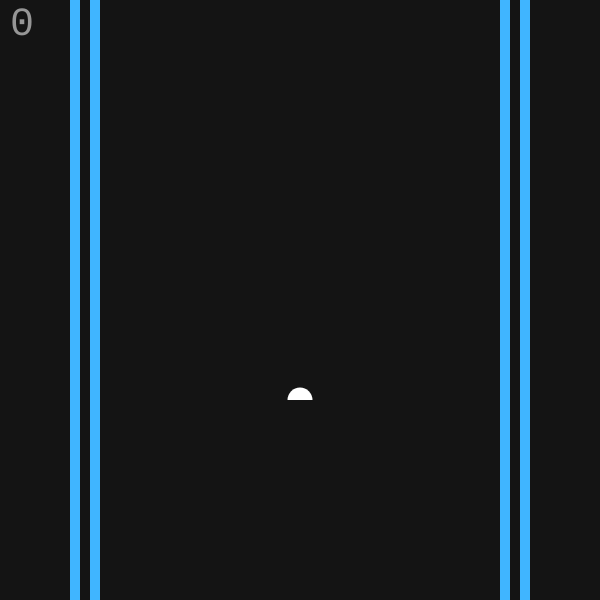
Frame 1 (no input)
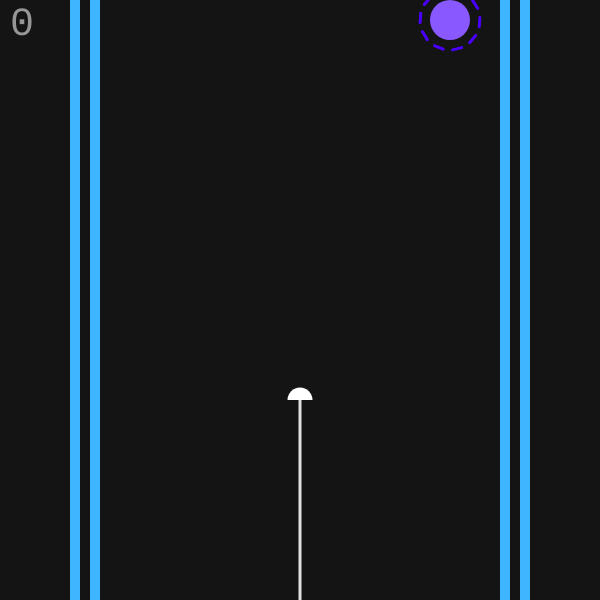
Frame 60 (no input)
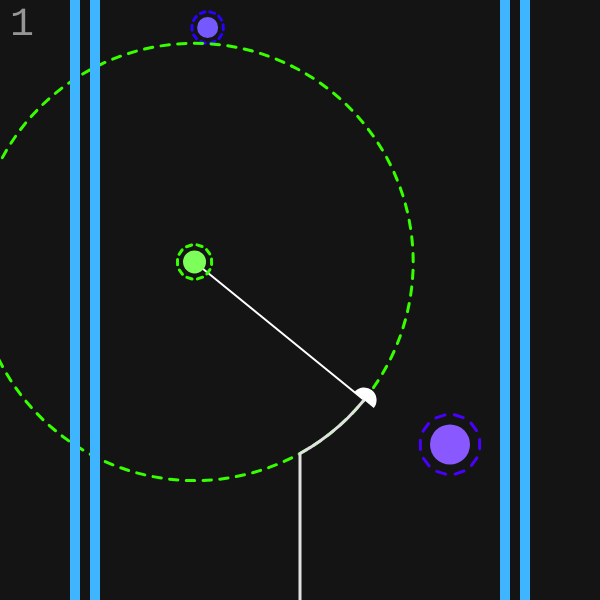
Frame 120 (the mouse pressed at the canvas centre since frame 60)

The p5.js sketch that drew these frames (run headless with seeded random() and noise() and a simulated clock; from frame 60 on, the mouse is pressed at the canvas centre):

// p5.js sketch
// ── sketch.js
//One More Line (iPhone game recreation)
//Miguel Rodríguez Rodríguez
//04-08-2024

let player
let camara
let oldPos
let anchors = []
let activeAnchor
let nearestAnchor
let angle
let vel = 0.035
let speed
let c
let anchored = false
let poss = []
let anim = 0
const WIDTH = 600
const HEIGHT = 600
let score = 0

function setup() {
  createCanvas(WIDTH, HEIGHT);
  camara = createVector(0, 0)
  player = createVector(WIDTH/2, 500)
  anchors.push(new Anchor(createVector(450, -300), 130, 40))
  speed = createVector(0, -7)
  getActiveAnchor()
  spawnAnchor(true)
}

function get_angle(x1, y1, x2, y2){
  dx = x2 - x1
  dy = y2 - y1
  angle_radians = atan2(dy, dx)
  angle = angle_radians-PI
}


function getActiveAnchor(){
  let bestDist = Infinity
  let bestAnc = undefined
  let inBounds = []
  let up = []
  let down = []
  for(let a of anchors){
    let d = dist(player.x, player.y, a.pos.x, a.pos.y)
    if(d < a.rad) inBounds.push(a)
    if(d < bestDist){
      bestDist = d  
      nearestAnchor = a
    }
  }
  bestDist = Infinity
  bestAnc = undefined
 
  for(let a of inBounds){
    if(a.pos.y < player.y) up.push(a)
    else down.push(a)
  }
  if(up.length > 0){
    for(let a of up){
      let d = dist(player.x, player.y, a.pos.x, a.pos.y)
      if(d < bestDist){
        bestDist = d  
        bestAnc = a
      }
    }
  }
  else{
    for(let a of down){
      let d = dist(player.x, player.y, a.pos.x, a.pos.y)
      if(d < bestDist){
        bestDist = d  
        bestAnc = a
      }
    }
  }
  activeAnchor = bestAnc
  if(bestAnc != undefined && bestDist > bestAnc.rad) activeAnchor = undefined
}

function mouseReleased(){
  anchored = false
}

function checkCollisions(){
  for(let a of anchors){
    a.checkCollision()
  }
  if(!mouseIsPressed && (player.x > 500 || player.x < 100)) noLoop()
  if(player.x > 700 || player.x < -100) noLoop()
}


function draw() {
  background(20)
  anim += 0.003
  
  if(mouseIsPressed && !anchored){
    getActiveAnchor()
    if(activeAnchor != undefined){
      anchored = true
      get_angle(player.x, player.y, activeAnchor.pos.x, activeAnchor.pos.y)
      let r = createVector(player.x - activeAnchor.pos.x, player.y - activeAnchor.pos.y)
      c = (speed.x * r.y) - (speed.y * r.x)
    }
  }


  if(!mouseIsPressed || !anchored) player.add(speed)
  
  else if (anchored && mouseIsPressed){
    let rad = dist(player.x, player.y, activeAnchor.pos.x, activeAnchor.pos.y)
    vel = 12/rad
    if(c > 0) angle -= vel
    else angle += vel
    
    player.x = activeAnchor.pos.x + rad*cos(angle)
    player.y = activeAnchor.pos.y + rad*sin(angle)
    activeAnchor.getNewSpeed()
  }

  poss.push(player.copy())
  spawnAnchor()
  camara.y = player.y - 400
  render()
  if(-player.y/250 > score) score = floor(-player.y/250)
  
  checkCollisions()
  
  
}

function spawnAnchor(bool){
  let lastAnchor = anchors[anchors.length-1]
  if(lastAnchor.pos.y - player.y > -500 || bool){
    for(let i = 0; i < 10; i++){
      let x = random(120, 480)
      let y = random(lastAnchor.pos.y-160, lastAnchor.pos.y - 250)
      let tam = random(15, 38)
      let rad = random(155, 240)
      anchors.push(new Anchor(createVector(x, y), rad, tam))
      lastAnchor = anchors[anchors.length-1]
    }
  }
}

function discLinesEllipse(col, pos, rad, dis, offset = frameCount, isDotted = false, strokeW = 3) {
      push()
      colorMode(HSB)
      stroke(col, 100, 100)
      strokeWeight(strokeW)
      noFill()
      translate(pos)

      let angleStep = TWO_PI / dis
      let angleStep2 = TWO_PI / dis
      let curAngleStep = offset % TWO_PI
      let limit = TWO_PI + offset % TWO_PI
      if(isDotted) angleStep2 = 0.000001

      for (let i = 0; curAngleStep < limit; i++) {
          let x1 = rad * cos(curAngleStep)
          let y1 = rad * sin(curAngleStep)
          curAngleStep += angleStep2
          let x2 = rad * cos(curAngleStep)
          let y2 = rad * sin(curAngleStep)
          curAngleStep += angleStep
          line(x1, y1, x2, y2)
      }
      pop();
  }

function render(){
  colorMode(RGB)
  let x = player.x - camara.x
  let y = player.y - camara.y
  
  
  //linea player-anchor
  noFill()
  stroke(255)
  strokeWeight(2)
  if(mouseIsPressed && activeAnchor){
    let x2 = activeAnchor.pos.x - camara.x
    let y2 = activeAnchor.pos.y - camara.y
    line(x, y, x2, y2)
  }
  else if(mouseIsPressed){
    let x2 = nearestAnchor.pos.x - camara.x
    let y2 = nearestAnchor.pos.y - camara.y
    line(x, y, x2, y2)
  }

  //anchors
  push()
  for(let a of anchors){
    if(a.pos.y > player.y + 400) continue
    let x = a.pos.x - camara.x
    let y = a.pos.y - camara.y
    colorMode(HSB)
    fill(a.col, 65, 100)
    noStroke()
    ellipse(x, y, a.tam, a.tam)

    discLinesEllipse(a.col, createVector(x, y), a.tam-a.tam/4, 20, offset = anim*10)
  }
  pop()

  //circunferencia anchor
  if(activeAnchor && mouseIsPressed){
    let x = activeAnchor.pos.x - camara.x
    let y = activeAnchor.pos.y - camara.y
    let rad = dist(player.x, player.y, activeAnchor.pos.x, activeAnchor.pos.y)
    discLinesEllipse(activeAnchor.col, createVector(x, y), rad, floor(map(rad, 0, 230, 50, 170)), offset = anim*5)
  }

  //traza player
  stroke(225)
  strokeWeight(3)
  beginShape()
  for(let p of poss){
    let x = p.x - camara.x
    let y = p.y - camara.y
    vertex(x, y)
    if(poss.length > 1000) poss.shift()
  }
  endShape()

  colorMode(RGB)
  //player
  fill(255)
  noStroke()
  let curAngle = atan2(speed.y, speed.x)
  let a1 = curAngle + HALF_PI
  let a2 = curAngle - HALF_PI
  arc(x, y, 25, 25, a2, a1)
  //ellipse(x, y, 25, 25)

  //paredes
  push()
  colorMode(RGB)
  fill(64, 181, 255)
  if(player.x > 500 || player.x < 100) fill(248, 67, 67)
  noStroke()
  rect(70, 0, 10, HEIGHT)
  rect(90, 0, 10, HEIGHT)
  rect(500, 0, 10, HEIGHT)
  rect(520, 0, 10, HEIGHT)
  pop()

  //score
  push()
  textFont("Courier")
  textSize(40)
  colorMode(RGB)
  fill(150)
  noStroke()
  text(score, 10, 35)
  pop()

}


// ── Anchor.js
class Anchor{
	constructor(pos, rad, tam){
		this.pos = pos
		this.rad = rad
		this.tam = tam
		this.col = random(0, 360)
	}

	getNewSpeed(){
		get_angle(player.x, player.y, this.pos.x, this.pos.y)
		let distance = dist(player.x, player.y, this.pos.x, this.pos.y)
		  
		let vel = 8
		speed.x = -distance * sin(angle)
		speed.y = distance * cos(angle) 
		speed.normalize()
		speed.mult(vel)
		if(c>0) speed.mult(-1)
	}

	checkCollision(){
		let d = dist(player.x, player.y, this.pos.x, this.pos.y)
	    if(d < this.tam - 10) noLoop()
	}

}
